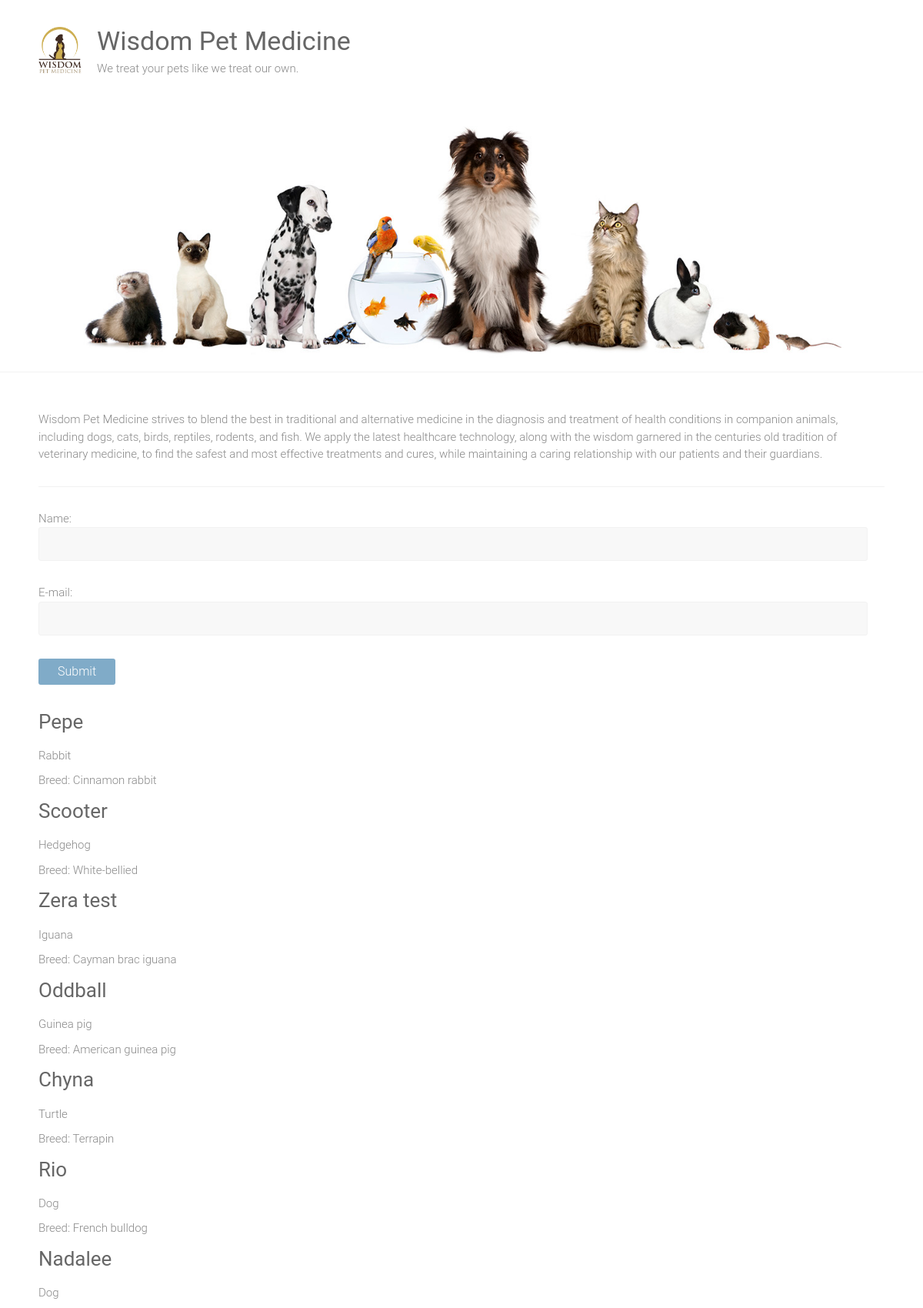
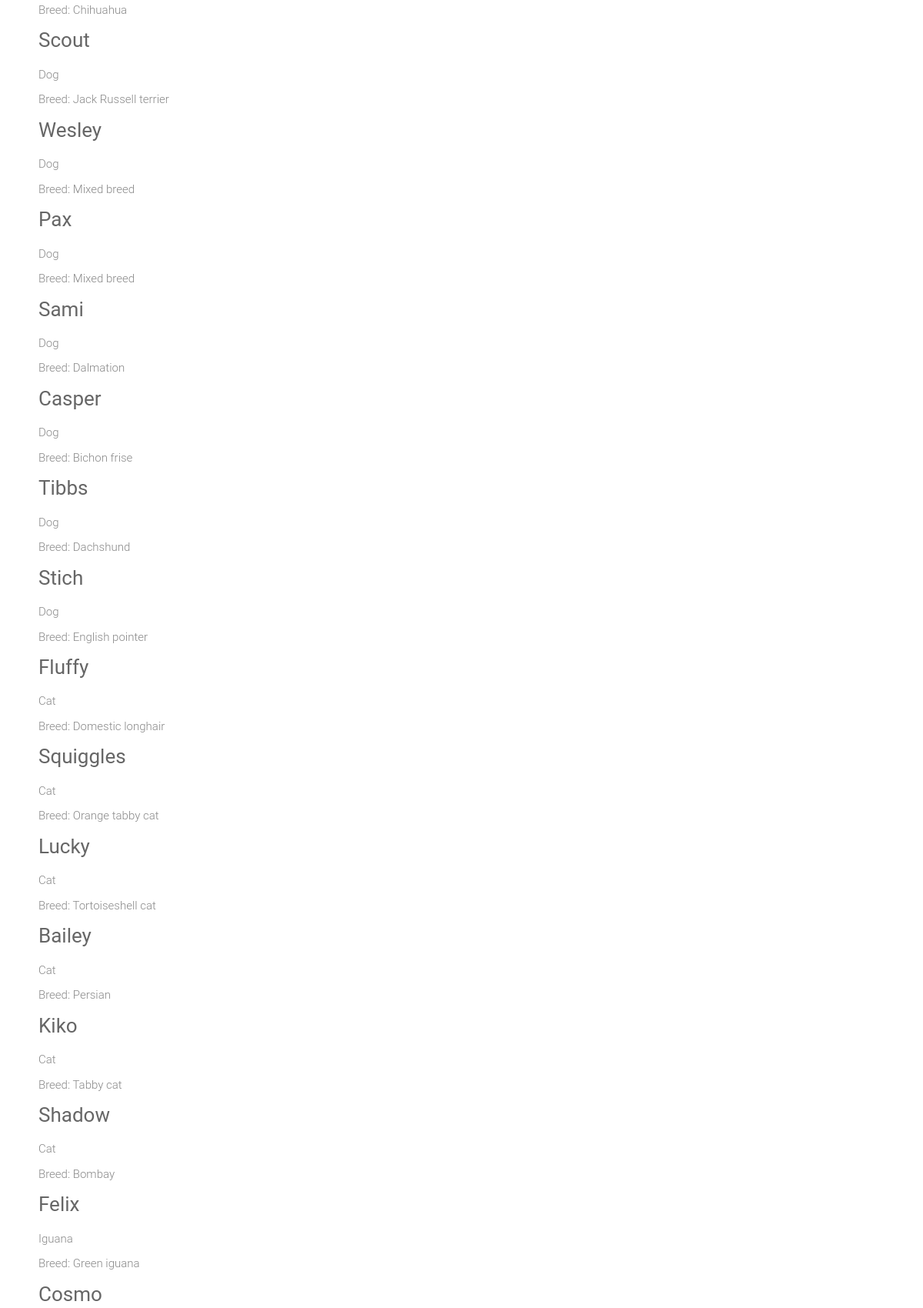
The page / (upper part) on the database its author committed (2 pictures, top to bottom).
### adoption/models.py (models this page shows)
class Pet(models.Model):
    SEX_CHOICES = [('M', 'Male'), ('F', 'Female')]
    name = models.CharField(max_length=100)
    submitter = models.CharField(max_length=100)
    species = models.CharField(max_length=30)
    breed = models.CharField(max_length=30, blank=True)
    description = models.TextField()
    sex = models.CharField(choices=SEX_CHOICES, max_length=1, blank=True)
    submission_date = models.DateTimeField()
    age = models.IntegerField(null=True)
    vaccinations = models.ManyToManyField('Vaccine', blank=True)

### adoption/views.py (the view)
# urls.py: 2. Add a URL to urlpatterns:  path('', views.home, name='home')
def home(request):
	pets = Pet.objects.all()
	return render(request, 'home.html', {'pets': pets})

### adoption/templates/home.html (shortened to what this page needs)
{% extends "base.html" %}
{% block content %}
<div>
<form action="welcome.php" method="post">
Name: <input type="text" name="name"><br>
E-mail: <input type="text" name="email"><br>
<input type="submit">
</form>
</body>
</html>
  {% for pet in pets %}
    <div class="petname">
      <a href="{% url 'pet_detail' pet.id %}">
        <h3>{{ pet.name|capfirst }}</h3>
      </a>
      <p>{{ pet.species }}</p>
      {% if pet.breed %}
        <p>Breed: {{ pet.breed }}</p>
      {% endif %}
    </div>
  {% endfor %}
{% endblock %}

### adoption/templates/base.html (shortened to what this page needs)
{% load static %}
<html lang="en-US">
    <head>
        <link rel="stylesheet" id="ample-style-css" href="{% static 'style.css' %}" type="text/css" media="all">
    </head>
    <body class="wide">
        <div id="page" class="hfeed site">
            <header>
                <div class="header">
                    <div class="main-head-wrap inner-wrap clearfix">
                        <div id="header-logo-image">
                            <a href="/">
                                <img src="{% static 'images/logo.png' %}" alt="Wisdom Pet Medicine">
                            </a>
                        </div>
                        <div id="header-text" class="">
                            <h1 id="site-title">
                                <a href="/" title="Wisdom Pet Medicine" rel="home">Wisdom Pet Medicine</a>
                            </h1>
                            <p>We treat your pets like we treat our own.</p>
                        </div>
                    </div>
                    <img src="{% static 'images/header.jpg' %}" alt="Wisdom Pet Medicine">
                </div>
            </header>
            <div class="main-wrapper">
                <div class="single-page clearfix">
                    <div class="inner-wrap">
                        <p>Wisdom Pet Medicine strives to blend the best in traditional and alternative medicine in the diagnosis and treatment of health conditions in companion animals, including dogs, cats, birds, reptiles, rodents, and fish. We apply the latest healthcare technology, along with the wisdom garnered in the centuries old tradition of veterinary medicine, to find the safest and most effective treatments and cures, while maintaining a caring relationship with our patients and their guardians.</p>
                        <hr>
                        <div>
                        {% block content %}
                        {% endblock %}
    </body>
</html>

### static/style.css (style rules this page uses)
html, body, div, span, applet, object, iframe, h1, h2, h3, h4, h5, h6, p, blockquote, pre, a, abbr, acronym, address, big, cite, code, del, dfn, em, font, ins, kbd, q, s, samp, small, strike, strong, sub, sup, tt, var, dl, dt, dd, ol, ul, li, fieldset, form, label, legend, table, caption, tbody, tfoot, thead, tr, th, td { border: 0; font: inherit; font-size: 100%; font-style: inherit; font-weight: inherit; margin: 0; outline: 0; padding: 0; vertical-align: baseline; }
html { overflow-y: scroll; -webkit-text-size-adjust: 100%; -ms-text-size-adjust: 100%; }
article, aside, details, figcaption, figure, footer, header, main, nav, section { display: block; }
h1, h2, h3, h4, h5, h6 { color: #666666; line-height: 1.4; padding-bottom: 15px; font-weight: normal; }
h1 { font-size: 30px; }
h3 { font-size: 26px; }
body, button, input, select, textarea { color: #888888; font-size: 15px; line-height: 1.5; font-family: 'Roboto', sans-serif; font-weight: 300; }
p { color: #888888; font-size: 15px; line-height: 1.5; margin-bottom: 15px; font-weight: 300; }
body { background: #f2f2f2; }
hr { border-color: #f2f2f2; border-style: solid none none; border-width: 1px 0 0; height: 0; margin: 30px 0; }
input, textarea { -webkit-border-radius: 0px; }
input[type="text"], input[type="url"], input[type="email"], input[type="search"], input[type="password"], textarea { -moz-appearance: none !important; -webkit-appearance: none !important; appearance: none !important; padding: 1%; border: 1px solid #f2f2f2; line-height: 20px; width: 98%; margin: 0 0 30px; background-color: #f8f8f8; -webkit-border-radius: 3px; -moz-border-radius: 3px; border-radius: 3px; }
.ample-button, input[type="reset"], input[type="button"], input[type="submit"], button { -moz-appearance: none !important; -webkit-appearance: none !important; appearance: none !important; color: #FFFFFF; display:inline-block; margin-bottom: 30px; padding: 5px 25px; cursor: pointer; background-color: #80abc8; border: 0px; -webkit-border-radius: 3px; -moz-border-radius: 3px; border-radius: 3px; font-size: 16px; }
a { color: #80abc8; text-decoration: none; -webkit-transition: 0.25s ease-in-out; -moz-transition: 0.25s ease-in-out; transition: 0.25s ease-in-out; -ms-transition: 0.25s ease-in-out; -o-transition: 0.25s ease-in-out; }
img { max-width: 100%; height: auto; vertical-align: top; margin-bottom: 18px; }
a img { border: 0; }
.clearfix:after { visibility: hidden; display: block; font-size: 0; content: " "; clear: both; height: 0; }
.clearfix { display: inline-block; }
.clearfix { display: block; }
body { padding-top: 30px; padding-bottom: 30px; }
body.wide { padding-top: 0; padding-bottom: 0; }
#page { background-color: #ffffff; margin: 0 auto; max-width: 1180px; box-shadow: 0 1px 2px 0 rgba(0, 0, 0, 0.1); }
.wide #page { max-width: 100%; }
.inner-wrap { max-width: 1100px; margin: 0 auto; }
.main-head-wrap { padding: 30px 0; }
.header { border-bottom: 1px solid #f2f2f2; }
#header-logo-image { float: left; padding: 5px 20px 5px 0; max-width: 100%; }
#header-logo-image img { margin-bottom: 0px; max-height: 60px; height: auto; width: auto; }
#header-text { float: left; padding-right: 20px; }
#site-title { padding-bottom: 0; }
#site-title a { color: #666666; font-size: 34px; }
.single-page { margin-top: 50px; }
.single-page p { margin-bottom: 10px; }

### rows shown on the page
Pet: name "Pepe", species "Rabbit", breed "Cinnamon rabbit"
Pet: name "Scooter", species "Hedgehog", breed "White-bellied"
Pet: name "Zera test", species "Iguana", breed "Cayman brac iguana"
Pet: name "Oddball", species "Guinea pig", breed "American guinea pig"
Pet: name "Chyna", species "Turtle", breed "Terrapin"
Pet: name "Rio", species "Dog", breed "French bulldog"
Pet: name "Nadalee", species "Dog", breed "Chihuahua"
Pet: name "Scout", species "Dog", breed "Jack Russell terrier"
Pet: name "Wesley", species "Dog", breed "Mixed breed"
Pet: name "Pax", species "Dog", breed "Mixed breed"
Pet: name "Sami", species "Dog", breed "Dalmation"
Pet: name "Casper", species "Dog", breed "Bichon frise"
Pet: name "Tibbs", species "Dog", breed "Dachshund"
Pet: name "Stich", species "Dog", breed "English pointer"
Pet: name "Fluffy", species "Cat", breed "Domestic longhair"
Pet: name "Squiggles", species "Cat", breed "Orange tabby cat"
Pet: name "Lucky", species "Cat", breed "Tortoiseshell cat"
Pet: name "Bailey", species "Cat", breed "Persian"
Pet: name "Kiko", species "Cat", breed "Tabby cat"
Pet: name "Shadow", species "Cat", breed "Bombay"
Pet: name "Felix", species "Iguana", breed "Green iguana"
Pet: name "Cosmo"
